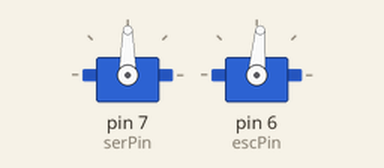
The sketch below on a simulated Arduino Uno, built with avr-gcc and run on an emulated ATmega328P. Shown: 2 × servo.

Above: at 0.1 s.
At 4.3 s:
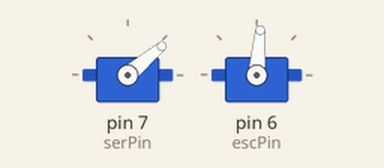
At 14.1 s:
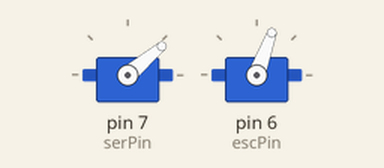
At 27.3 s:
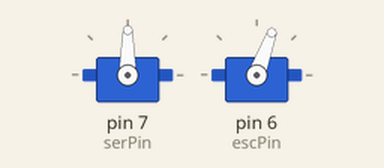
Timing chart, 0 to 28.8 s (numbered marks = the images above):
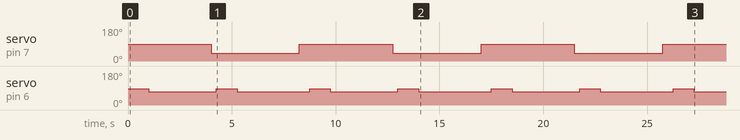

The sketch:

Car_Controlled_Movement.ino
```cpp
#include <Servo.h>
int serPin = 7, serVal = 115; //30, 115
int escPin = 6, escVal = 10; //95 150?
int startEscSpeed = 110;
int dly = 1000;
Servo ser;
Servo esc;
void setup() {
  // put your setup code here, to run once:
  Serial.begin(9600);
  ser.attach(serPin);
  esc.attach(escPin);
  square();
}

void loop() {
  // put your main code here, to run repeatedly:
  //  esc.write(85);
  //  delay(dly);
  //  esc.write(70);
  //  ser.write(115);
  //  delay(2*dly);
}
void turnLeft() {
  ser.write(40);
  delay(250);
}
void turnStraight() {
  ser.write(90);
  delay(500);
}
void go() {
  esc.write(85);
  delay(dly);
  esc.write(70);
  delay(3 * dly);
}

void miniGo() {
  esc.write(85);
  delay(1000);
  esc.write(70);
  delay(3 * dly);
}
void square() {
  go();
  turnLeft();
  miniGo();
  turnStraight();
  go();

  turnLeft();
  miniGo();
  turnStraight();
  go();

  turnLeft();
  miniGo();
  turnStraight();
  go();

//  turnLeft();
//  miniGo();
//  turnStraight();
//  go();
}
```
